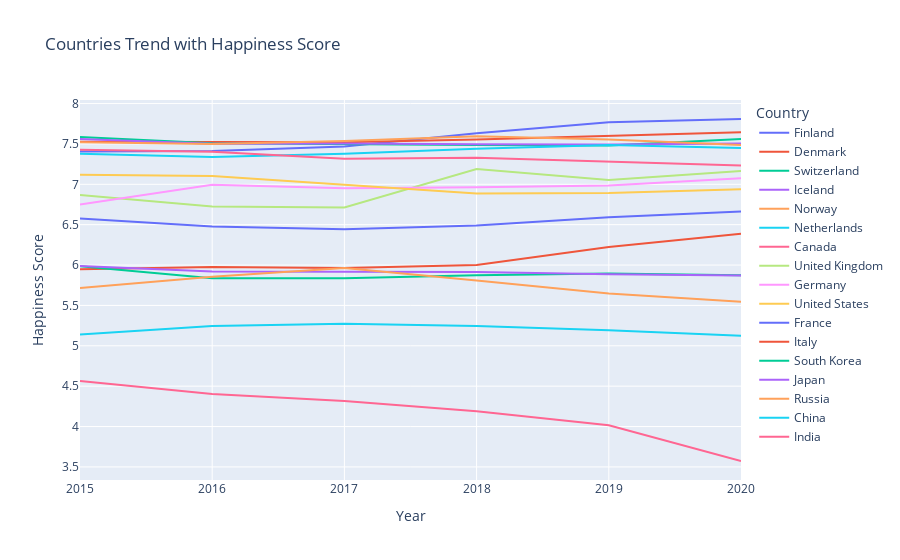
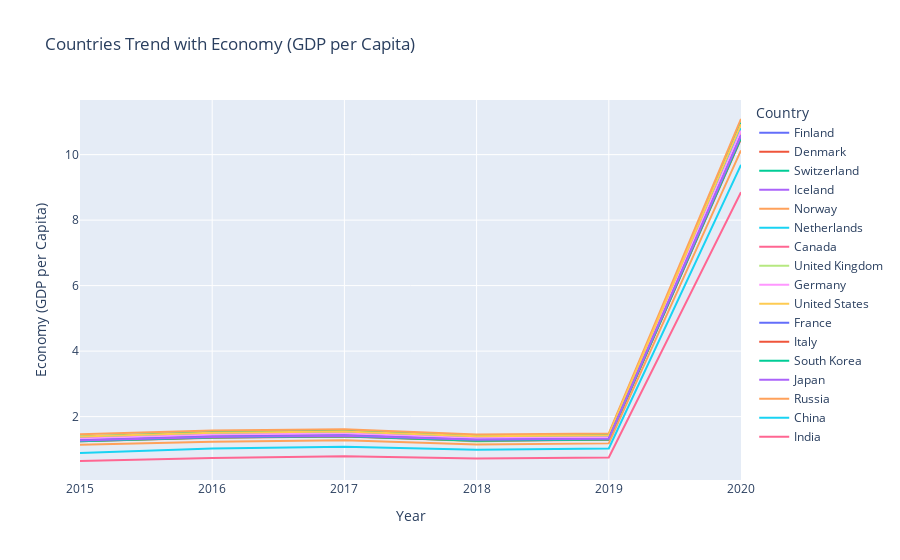
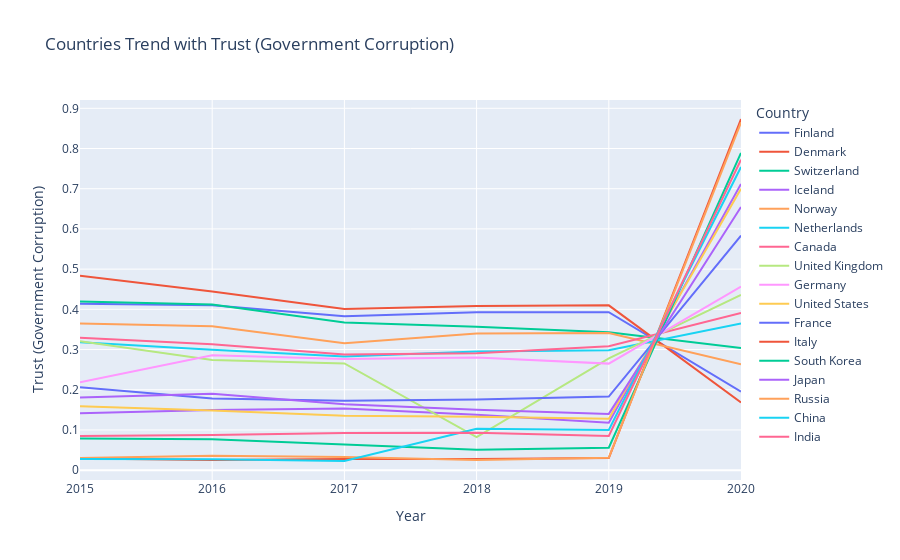

Notebook code for these charts, in order:
### Code cell
countries=['India','United States','United Kingdom','Russia','China','Canada','Germany','France','Switzerland', 'Iceland', 'Denmark', 'Norway', 'Finland',
       'Netherlands','Japan', 'South Korea','Italy']
df_i=df_all[df_all['Country'].isin(countries)]
fig=px.line(df_i,x='Year',y='Happiness Score',color='Country',title='Countries Trend with Happiness Score')
fig.show()

fig=px.line(df_i,x='Year',y='Economy (GDP per Capita)',color='Country',title='Countries Trend with Economy (GDP per Capita)')
fig.show()

fig=px.line(df_i,x='Year',y='Trust (Government Corruption)',color='Country',title='Countries Trend with Trust (Government Corruption)')
fig.show()

### Figure 1 — Plotly figure (JSON) as saved in the notebook; plotly's stock layout.template omitted (floating-point values rounded to 4 significant figures)
{"data": [{"hovertemplate": "Country=Finland<br>Year=%{x}<br>Happiness Score=%{y}<extra></extra>", "legendgroup": "Finland", "line": {"color": "#636efa", "dash": "solid"}, "mode": "lines", "name": "Finland", "orientation": "v", "showlegend": true, "type": "scatter", "x": [2020, 2019, 2018, 2017, 2016, 2015], "xaxis": "x", "y": [7.809, 7.769, 7.632, 7.469, 7.413, 7.406], "yaxis": "y"}, {"hovertemplate": "Country=Denmark<br>Year=%{x}<br>Happiness Score=%{y}<extra></extra>", "legendgroup": "Denmark", "line": {"color": "#EF553B", "dash": "solid"}, "mode": "lines", "name": "Denmark", "orientation": "v", "showlegend": true, "type": "scatter", "x": [2020, 2019, 2018, 2017, 2016, 2015], "xaxis": "x", "y": [7.646, 7.6, 7.555, 7.522, 7.526, 7.527], "yaxis": "y"}, {"hovertemplate": "Country=Switzerland<br>Year=%{x}<br>Happiness Score=%{y}<extra></extra>", "legendgroup": "Switzerland", "line": {"color": "#00cc96", "dash": "solid"}, "mode": "lines", "name": "Switzerland", "orientation": "v", "showlegend": true, "type": "scatter", "x": [2020, 2019, 2018, 2017, 2016, 2015], "xaxis": "x", "y": [7.56, 7.48, 7.487, 7.494, 7.509, 7.587], "yaxis": "y"}, {"hovertemplate": "Country=Iceland<br>Year=%{x}<br>Happiness Score=%{y}<extra></extra>", "legendgroup": "Iceland", "line": {"color": "#ab63fa", "dash": "solid"}, "mode": "lines", "name": "Iceland", "orientation": "v", "showlegend": true, "type": "scatter", "x": [2020, 2019, 2018, 2017, 2016, 2015], "xaxis": "x", "y": [7.504, 7.494, 7.495, 7.504, 7.501, 7.561], "yaxis": "y"}, {"hovertemplate": "Country=Norway<br>Year=%{x}<br>Happiness Score=%{y}<extra></extra>", "legendgroup": "Norway", "line": {"color": "#FFA15A", "dash": "solid"}, "mode": "lines", "name": "Norway", "orientation": "v", "showlegend": true, "type": "scatter", "x": [2020, 2019, 2018, 2017, 2016, 2015], "xaxis": "x", "y": [7.488, 7.554, 7.594, 7.537, 7.498, 7.522], "yaxis": "y"}, {"hovertemplate": "Country=Netherlands<br>Year=%{x}<br>Happiness Score=%{y}<extra></extra>", "legendgroup": "Netherlands", "line": {"color": "#19d3f3", "dash": "solid"}, "mode": "lines", "name": "Netherlands", "orientation": "v", "showlegend": true, "type": "scatter", "x": [2020, 2019, 2018, 2017, 2016, 2015], "xaxis": "x", "y": [7.449, 7.488, 7.441, 7.377, 7.339, 7.378], "yaxis": "y"}, {"hovertemplate": "Country=Canada<br>Year=%{x}<br>Happiness Score=%{y}<extra></extra>", "legendgroup": "Canada", "line": {"color": "#FF6692", "dash": "solid"}, "mode": "lines", "name": "Canada", "orientation": "v", "showlegend": true, "type": "scatter", "x": [2020, 2019, 2018, 2017, 2016, 2015], "xaxis": "x", "y": [7.232, 7.278, 7.328, 7.316, 7.404, 7.427], "yaxis": "y"}, {"hovertemplate": "Country=United Kingdom<br>Year=%{x}<br>Happiness Score=%{y}<extra></extra>", "legendgroup": "United Kingdom", "line": {"color": "#B6E880", "dash": "solid"}, "mode": "lines", "name": "United Kingdom", "orientation": "v", "showlegend": true, "type": "scatter", "x": [2020, 2019, 2018, 2017, 2016, 2015], "xaxis": "x", "y": [7.165, 7.054, 7.19, 6.714, 6.725, 6.867], "yaxis": "y"}, {"hovertemplate": "Country=Germany<br>Year=%{x}<br>Happiness Score=%{y}<extra></extra>", "legendgroup": "Germany", "line": {"color": "#FF97FF", "dash": "solid"}, "mode": "lines", "name": "Germany", "orientation": "v", "showlegend": true, "type": "scatter", "x": [2020, 2019, 2018, 2017, 2016, 2015], "xaxis": "x", "y": [7.076, 6.985, 6.965, 6.951, 6.994, 6.75], "yaxis": "y"}, {"hovertemplate": "Country=United States<br>Year=%{x}<br>Happiness Score=%{y}<extra></extra>", "legendgroup": "United States", "line": {"color": "#FECB52", "dash": "solid"}, "mode": "lines", "name": "United States", "orientation": "v", "showlegend": true, "type": "scatter", "x": [2020, 2019, 2018, 2017, 2016, 2015], "xaxis": "x", "y": [6.94, 6.892, 6.886, 6.993, 7.104, 7.119], "yaxis": "y"}, {"hovertemplate": "Country=France<br>Year=%{x}<br>Happiness Score=%{y}<extra></extra>", "legendgroup": "France", "line": {"color": "#636efa", "dash": "solid"}, "mode": "lines", "name": "France", "orientation": "v", "showlegend": true, "type": "scatter", "x": [2020, 2019, 2018, 2017, 2016, 2015], "xaxis": "x", "y": [6.664, 6.592, 6.489, 6.442, 6.478, 6.575], "yaxis": "y"}, {"hovertemplate": "Country=Italy<br>Year=%{x}<br>Happiness Score=%{y}<extra></extra>", "legendgroup": "Italy", "line": {"color": "#EF553B", "dash": "solid"}, "mode": "lines", "name": "Italy", "orientation": "v", "showlegend": true, "type": "scatter", "x": [2020, 2019, 2018, 2017, 2016, 2015], "xaxis": "x", "y": [6.387, 6.223, 6, 5.964, 5.977, 5.948], "yaxis": "y"}, {"hovertemplate": "Country=South Korea<br>Year=%{x}<br>Happiness Score=%{y}<extra></extra>", "legendgroup": "South Korea", "line": {"color": "#00cc96", "dash": "solid"}, "mode": "lines", "name": "South Korea", "orientation": "v", "showlegend": true, "type": "scatter", "x": [2020, 2019, 2018, 2017, 2016, 2015], "xaxis": "x", "y": [5.872, 5.895, 5.875, 5.838, 5.835, 5.984], "yaxis": "y"}, {"hovertemplate": "Country=Japan<br>Year=%{x}<br>Happiness Score=%{y}<extra></extra>", "legendgroup": "Japan", "line": {"color": "#ab63fa", "dash": "solid"}, "mode": "lines", "name": "Japan", "orientation": "v", "showlegend": true, "type": "scatter", "x": [2020, 2019, 2018, 2017, 2016, 2015], "xaxis": "x", "y": [5.871, 5.886, 5.915, 5.92, 5.921, 5.987], "yaxis": "y"}, {"hovertemplate": "Country=Russia<br>Year=%{x}<br>Happiness Score=%{y}<extra></extra>", "legendgroup": "Russia", "line": {"color": "#FFA15A", "dash": "solid"}, "mode": "lines", "name": "Russia", "orientation": "v", "showlegend": true, "type": "scatter", "x": [2020, 2019, 2018, 2017, 2016, 2015], "xaxis": "x", "y": [5.546, 5.648, 5.81, 5.963, 5.856, 5.716], "yaxis": "y"}, {"hovertemplate": "Country=China<br>Year=%{x}<br>Happiness Score=%{y}<extra></extra>", "legendgroup": "China", "line": {"color": "#19d3f3", "dash": "solid"}, "mode": "lines", "name": "China", "orientation": "v", "showlegend": true, "type": "scatter", "x": [2020, 2019, 2018, 2017, 2016, 2015], "xaxis": "x", "y": [5.124, 5.191, 5.246, 5.273, 5.245, 5.14], "yaxis": "y"}, {"hovertemplate": "Country=India<br>Year=%{x}<br>Happiness Score=%{y}<extra></extra>", "legendgroup": "India", "line": {"color": "#FF6692", "dash": "solid"}, "mode": "lines", "name": "India", "orientation": "v", "showlegend": true, "type": "scatter", "x": [2020, 2019, 2018, 2017, 2016, 2015], "xaxis": "x", "y": [3.573, 4.015, 4.19, 4.315, 4.404, 4.565], "yaxis": "y"}], "layout": {"legend": {"title": {"text": "Country"}, "tracegroupgap": 0}, "title": {"text": "Countries Trend with Happiness Score"}, "xaxis": {"anchor": "y", "domain": [0, 1], "title": {"text": "Year"}}, "yaxis": {"anchor": "x", "domain": [0, 1], "title": {"text": "Happiness Score"}}}}

### Figure 2 — Plotly figure (JSON) as saved in the notebook; plotly's stock layout.template omitted (floating-point values rounded to 4 significant figures)
{"data": [{"hovertemplate": "Country=Finland<br>Year=%{x}<br>Economy (GDP per Capita)=%{y}<extra></extra>", "legendgroup": "Finland", "line": {"color": "#636efa", "dash": "solid"}, "mode": "lines", "name": "Finland", "orientation": "v", "showlegend": true, "type": "scatter", "x": [2020, 2019, 2018, 2017, 2016, 2015], "xaxis": "x", "y": [10.64, 1.34, 1.305, 1.444, 1.406, 1.29], "yaxis": "y"}, {"hovertemplate": "Country=Denmark<br>Year=%{x}<br>Economy (GDP per Capita)=%{y}<extra></extra>", "legendgroup": "Denmark", "line": {"color": "#EF553B", "dash": "solid"}, "mode": "lines", "name": "Denmark", "orientation": "v", "showlegend": true, "type": "scatter", "x": [2020, 2019, 2018, 2017, 2016, 2015], "xaxis": "x", "y": [10.77, 1.383, 1.351, 1.482, 1.442, 1.325], "yaxis": "y"}, {"hovertemplate": "Country=Switzerland<br>Year=%{x}<br>Economy (GDP per Capita)=%{y}<extra></extra>", "legendgroup": "Switzerland", "line": {"color": "#00cc96", "dash": "solid"}, "mode": "lines", "name": "Switzerland", "orientation": "v", "showlegend": true, "type": "scatter", "x": [2020, 2019, 2018, 2017, 2016, 2015], "xaxis": "x", "y": [10.98, 1.452, 1.42, 1.565, 1.527, 1.397], "yaxis": "y"}, {"hovertemplate": "Country=Iceland<br>Year=%{x}<br>Economy (GDP per Capita)=%{y}<extra></extra>", "legendgroup": "Iceland", "line": {"color": "#ab63fa", "dash": "solid"}, "mode": "lines", "name": "Iceland", "orientation": "v", "showlegend": true, "type": "scatter", "x": [2020, 2019, 2018, 2017, 2016, 2015], "xaxis": "x", "y": [10.77, 1.38, 1.343, 1.481, 1.427, 1.302], "yaxis": "y"}, {"hovertemplate": "Country=Norway<br>Year=%{x}<br>Economy (GDP per Capita)=%{y}<extra></extra>", "legendgroup": "Norway", "line": {"color": "#FFA15A", "dash": "solid"}, "mode": "lines", "name": "Norway", "orientation": "v", "showlegend": true, "type": "scatter", "x": [2020, 2019, 2018, 2017, 2016, 2015], "xaxis": "x", "y": [11.09, 1.488, 1.456, 1.616, 1.577, 1.459], "yaxis": "y"}, {"hovertemplate": "Country=Netherlands<br>Year=%{x}<br>Economy (GDP per Capita)=%{y}<extra></extra>", "legendgroup": "Netherlands", "line": {"color": "#19d3f3", "dash": "solid"}, "mode": "lines", "name": "Netherlands", "orientation": "v", "showlegend": true, "type": "scatter", "x": [2020, 2019, 2018, 2017, 2016, 2015], "xaxis": "x", "y": [10.81, 1.396, 1.361, 1.504, 1.465, 1.329], "yaxis": "y"}, {"hovertemplate": "Country=Canada<br>Year=%{x}<br>Economy (GDP per Capita)=%{y}<extra></extra>", "legendgroup": "Canada", "line": {"color": "#FF6692", "dash": "solid"}, "mode": "lines", "name": "Canada", "orientation": "v", "showlegend": true, "type": "scatter", "x": [2020, 2019, 2018, 2017, 2016, 2015], "xaxis": "x", "y": [10.69, 1.365, 1.33, 1.479, 1.44, 1.326], "yaxis": "y"}, {"hovertemplate": "Country=United Kingdom<br>Year=%{x}<br>Economy (GDP per Capita)=%{y}<extra></extra>", "legendgroup": "United Kingdom", "line": {"color": "#B6E880", "dash": "solid"}, "mode": "lines", "name": "United Kingdom", "orientation": "v", "showlegend": true, "type": "scatter", "x": [2020, 2019, 2018, 2017, 2016, 2015], "xaxis": "x", "y": [10.6, 1.333, 1.244, 1.442, 1.403, 1.266], "yaxis": "y"}, {"hovertemplate": "Country=Germany<br>Year=%{x}<br>Economy (GDP per Capita)=%{y}<extra></extra>", "legendgroup": "Germany", "line": {"color": "#FF97FF", "dash": "solid"}, "mode": "lines", "name": "Germany", "orientation": "v", "showlegend": true, "type": "scatter", "x": [2020, 2019, 2018, 2017, 2016, 2015], "xaxis": "x", "y": [10.73, 1.373, 1.34, 1.488, 1.448, 1.328], "yaxis": "y"}, {"hovertemplate": "Country=United States<br>Year=%{x}<br>Economy (GDP per Capita)=%{y}<extra></extra>", "legendgroup": "United States", "line": {"color": "#FECB52", "dash": "solid"}, "mode": "lines", "name": "United States", "orientation": "v", "showlegend": true, "type": "scatter", "x": [2020, 2019, 2018, 2017, 2016, 2015], "xaxis": "x", "y": [10.93, 1.433, 1.398, 1.546, 1.508, 1.395], "yaxis": "y"}, {"hovertemplate": "Country=France<br>Year=%{x}<br>Economy (GDP per Capita)=%{y}<extra></extra>", "legendgroup": "France", "line": {"color": "#636efa", "dash": "solid"}, "mode": "lines", "name": "France", "orientation": "v", "showlegend": true, "type": "scatter", "x": [2020, 2019, 2018, 2017, 2016, 2015], "xaxis": "x", "y": [10.58, 1.324, 1.293, 1.431, 1.395, 1.278], "yaxis": "y"}, {"hovertemplate": "Country=Italy<br>Year=%{x}<br>Economy (GDP per Capita)=%{y}<extra></extra>", "legendgroup": "Italy", "line": {"color": "#EF553B", "dash": "solid"}, "mode": "lines", "name": "Italy", "orientation": "v", "showlegend": true, "type": "scatter", "x": [2020, 2019, 2018, 2017, 2016, 2015], "xaxis": "x", "y": [10.48, 1.294, 1.264, 1.395, 1.355, 1.251], "yaxis": "y"}, {"hovertemplate": "Country=South Korea<br>Year=%{x}<br>Economy (GDP per Capita)=%{y}<extra></extra>", "legendgroup": "South Korea", "line": {"color": "#00cc96", "dash": "solid"}, "mode": "lines", "name": "South Korea", "orientation": "v", "showlegend": true, "type": "scatter", "x": [2020, 2019, 2018, 2017, 2016, 2015], "xaxis": "x", "y": [10.51, 1.301, 1.266, 1.402, 1.359, 1.245], "yaxis": "y"}, {"hovertemplate": "Country=Japan<br>Year=%{x}<br>Economy (GDP per Capita)=%{y}<extra></extra>", "legendgroup": "Japan", "line": {"color": "#ab63fa", "dash": "solid"}, "mode": "lines", "name": "Japan", "orientation": "v", "showlegend": true, "type": "scatter", "x": [2020, 2019, 2018, 2017, 2016, 2015], "xaxis": "x", "y": [10.58, 1.327, 1.294, 1.417, 1.38, 1.271], "yaxis": "y"}, {"hovertemplate": "Country=Russia<br>Year=%{x}<br>Economy (GDP per Capita)=%{y}<extra></extra>", "legendgroup": "Russia", "line": {"color": "#FFA15A", "dash": "solid"}, "mode": "lines", "name": "Russia", "orientation": "v", "showlegend": true, "type": "scatter", "x": [2020, 2019, 2018, 2017, 2016, 2015], "xaxis": "x", "y": [10.13, 1.183, 1.151, 1.282, 1.232, 1.138], "yaxis": "y"}, {"hovertemplate": "Country=China<br>Year=%{x}<br>Economy (GDP per Capita)=%{y}<extra></extra>", "legendgroup": "China", "line": {"color": "#19d3f3", "dash": "solid"}, "mode": "lines", "name": "China", "orientation": "v", "showlegend": true, "type": "scatter", "x": [2020, 2019, 2018, 2017, 2016, 2015], "xaxis": "x", "y": [9.689, 1.029, 0.989, 1.081, 1.028, 0.8901], "yaxis": "y"}, {"hovertemplate": "Country=India<br>Year=%{x}<br>Economy (GDP per Capita)=%{y}<extra></extra>", "legendgroup": "India", "line": {"color": "#FF6692", "dash": "solid"}, "mode": "lines", "name": "India", "orientation": "v", "showlegend": true, "type": "scatter", "x": [2020, 2019, 2018, 2017, 2016, 2015], "xaxis": "x", "y": [8.85, 0.755, 0.721, 0.7922, 0.7404, 0.645], "yaxis": "y"}], "layout": {"legend": {"title": {"text": "Country"}, "tracegroupgap": 0}, "title": {"text": "Countries Trend with Economy (GDP per Capita)"}, "xaxis": {"anchor": "y", "domain": [0, 1], "title": {"text": "Year"}}, "yaxis": {"anchor": "x", "domain": [0, 1], "title": {"text": "Economy (GDP per Capita)"}}}}

### Figure 3 — Plotly figure (JSON) as saved in the notebook; plotly's stock layout.template omitted (floating-point values rounded to 4 significant figures)
{"data": [{"hovertemplate": "Country=Finland<br>Year=%{x}<br>Trust (Government Corruption)=%{y}<extra></extra>", "legendgroup": "Finland", "line": {"color": "#636efa", "dash": "solid"}, "mode": "lines", "name": "Finland", "orientation": "v", "showlegend": true, "type": "scatter", "x": [2020, 2019, 2018, 2017, 2016, 2015], "xaxis": "x", "y": [0.1954, 0.393, 0.393, 0.3826, 0.41, 0.4137], "yaxis": "y"}, {"hovertemplate": "Country=Denmark<br>Year=%{x}<br>Trust (Government Corruption)=%{y}<extra></extra>", "legendgroup": "Denmark", "line": {"color": "#EF553B", "dash": "solid"}, "mode": "lines", "name": "Denmark", "orientation": "v", "showlegend": true, "type": "scatter", "x": [2020, 2019, 2018, 2017, 2016, 2015], "xaxis": "x", "y": [0.1685, 0.41, 0.408, 0.4008, 0.4445, 0.4836], "yaxis": "y"}, {"hovertemplate": "Country=Switzerland<br>Year=%{x}<br>Trust (Government Corruption)=%{y}<extra></extra>", "legendgroup": "Switzerland", "line": {"color": "#00cc96", "dash": "solid"}, "mode": "lines", "name": "Switzerland", "orientation": "v", "showlegend": true, "type": "scatter", "x": [2020, 2019, 2018, 2017, 2016, 2015], "xaxis": "x", "y": [0.3037, 0.343, 0.357, 0.367, 0.412, 0.4198], "yaxis": "y"}, {"hovertemplate": "Country=Iceland<br>Year=%{x}<br>Trust (Government Corruption)=%{y}<extra></extra>", "legendgroup": "Iceland", "line": {"color": "#ab63fa", "dash": "solid"}, "mode": "lines", "name": "Iceland", "orientation": "v", "showlegend": true, "type": "scatter", "x": [2020, 2019, 2018, 2017, 2016, 2015], "xaxis": "x", "y": [0.7117, 0.118, 0.138, 0.1535, 0.1497, 0.1414], "yaxis": "y"}, {"hovertemplate": "Country=Norway<br>Year=%{x}<br>Trust (Government Corruption)=%{y}<extra></extra>", "legendgroup": "Norway", "line": {"color": "#FFA15A", "dash": "solid"}, "mode": "lines", "name": "Norway", "orientation": "v", "showlegend": true, "type": "scatter", "x": [2020, 2019, 2018, 2017, 2016, 2015], "xaxis": "x", "y": [0.2632, 0.341, 0.34, 0.316, 0.3578, 0.365], "yaxis": "y"}, {"hovertemplate": "Country=Netherlands<br>Year=%{x}<br>Trust (Government Corruption)=%{y}<extra></extra>", "legendgroup": "Netherlands", "line": {"color": "#19d3f3", "dash": "solid"}, "mode": "lines", "name": "Netherlands", "orientation": "v", "showlegend": true, "type": "scatter", "x": [2020, 2019, 2018, 2017, 2016, 2015], "xaxis": "x", "y": [0.3647, 0.298, 0.295, 0.2827, 0.2993, 0.3181], "yaxis": "y"}, {"hovertemplate": "Country=Canada<br>Year=%{x}<br>Trust (Government Corruption)=%{y}<extra></extra>", "legendgroup": "Canada", "line": {"color": "#FF6692", "dash": "solid"}, "mode": "lines", "name": "Canada", "orientation": "v", "showlegend": true, "type": "scatter", "x": [2020, 2019, 2018, 2017, 2016, 2015], "xaxis": "x", "y": [0.3908, 0.308, 0.291, 0.2874, 0.3133, 0.3296], "yaxis": "y"}, {"hovertemplate": "Country=United Kingdom<br>Year=%{x}<br>Trust (Government Corruption)=%{y}<extra></extra>", "legendgroup": "United Kingdom", "line": {"color": "#B6E880", "dash": "solid"}, "mode": "lines", "name": "United Kingdom", "orientation": "v", "showlegend": true, "type": "scatter", "x": [2020, 2019, 2018, 2017, 2016, 2015], "xaxis": "x", "y": [0.4359, 0.278, 0.082, 0.2654, 0.274, 0.3207], "yaxis": "y"}, {"hovertemplate": "Country=Germany<br>Year=%{x}<br>Trust (Government Corruption)=%{y}<extra></extra>", "legendgroup": "Germany", "line": {"color": "#FF97FF", "dash": "solid"}, "mode": "lines", "name": "Germany", "orientation": "v", "showlegend": true, "type": "scatter", "x": [2020, 2019, 2018, 2017, 2016, 2015], "xaxis": "x", "y": [0.4564, 0.265, 0.28, 0.2767, 0.2855, 0.2184], "yaxis": "y"}, {"hovertemplate": "Country=United States<br>Year=%{x}<br>Trust (Government Corruption)=%{y}<extra></extra>", "legendgroup": "United States", "line": {"color": "#FECB52", "dash": "solid"}, "mode": "lines", "name": "United States", "orientation": "v", "showlegend": true, "type": "scatter", "x": [2020, 2019, 2018, 2017, 2016, 2015], "xaxis": "x", "y": [0.6997, 0.128, 0.133, 0.1356, 0.1487, 0.1589], "yaxis": "y"}, {"hovertemplate": "Country=France<br>Year=%{x}<br>Trust (Government Corruption)=%{y}<extra></extra>", "legendgroup": "France", "line": {"color": "#636efa", "dash": "solid"}, "mode": "lines", "name": "France", "orientation": "v", "showlegend": true, "type": "scatter", "x": [2020, 2019, 2018, 2017, 2016, 2015], "xaxis": "x", "y": [0.5835, 0.183, 0.176, 0.1725, 0.1781, 0.2065], "yaxis": "y"}, {"hovertemplate": "Country=Italy<br>Year=%{x}<br>Trust (Government Corruption)=%{y}<extra></extra>", "legendgroup": "Italy", "line": {"color": "#EF553B", "dash": "solid"}, "mode": "lines", "name": "Italy", "orientation": "v", "showlegend": true, "type": "scatter", "x": [2020, 2019, 2018, 2017, 2016, 2015], "xaxis": "x", "y": [0.8734, 0.03, 0.028, 0.02803, 0.02556, 0.02901], "yaxis": "y"}, {"hovertemplate": "Country=South Korea<br>Year=%{x}<br>Trust (Government Corruption)=%{y}<extra></extra>", "legendgroup": "South Korea", "line": {"color": "#00cc96", "dash": "solid"}, "mode": "lines", "name": "South Korea", "orientation": "v", "showlegend": true, "type": "scatter", "x": [2020, 2019, 2018, 2017, 2016, 2015], "xaxis": "x", "y": [0.7891, 0.056, 0.051, 0.06328, 0.07716, 0.07857], "yaxis": "y"}, {"hovertemplate": "Country=Japan<br>Year=%{x}<br>Trust (Government Corruption)=%{y}<extra></extra>", "legendgroup": "Japan", "line": {"color": "#ab63fa", "dash": "solid"}, "mode": "lines", "name": "Japan", "orientation": "v", "showlegend": true, "type": "scatter", "x": [2020, 2019, 2018, 2017, 2016, 2015], "xaxis": "x", "y": [0.6546, 0.14, 0.15, 0.1638, 0.1898, 0.1806], "yaxis": "y"}, {"hovertemplate": "Country=Russia<br>Year=%{x}<br>Trust (Government Corruption)=%{y}<extra></extra>", "legendgroup": "Russia", "line": {"color": "#FFA15A", "dash": "solid"}, "mode": "lines", "name": "Russia", "orientation": "v", "showlegend": true, "type": "scatter", "x": [2020, 2019, 2018, 2017, 2016, 2015], "xaxis": "x", "y": [0.8648, 0.031, 0.025, 0.03296, 0.03586, 0.03005], "yaxis": "y"}, {"hovertemplate": "Country=China<br>Year=%{x}<br>Trust (Government Corruption)=%{y}<extra></extra>", "legendgroup": "China", "line": {"color": "#19d3f3", "dash": "solid"}, "mode": "lines", "name": "China", "orientation": "v", "showlegend": true, "type": "scatter", "x": [2020, 2019, 2018, 2017, 2016, 2015], "xaxis": "x", "y": [0.754, 0.1, 0.103, 0.02279, 0.02745, 0.02781], "yaxis": "y"}, {"hovertemplate": "Country=India<br>Year=%{x}<br>Trust (Government Corruption)=%{y}<extra></extra>", "legendgroup": "India", "line": {"color": "#FF6692", "dash": "solid"}, "mode": "lines", "name": "India", "orientation": "v", "showlegend": true, "type": "scatter", "x": [2020, 2019, 2018, 2017, 2016, 2015], "xaxis": "x", "y": [0.772, 0.085, 0.093, 0.09223, 0.08722, 0.08492], "yaxis": "y"}], "layout": {"legend": {"title": {"text": "Country"}, "tracegroupgap": 0}, "title": {"text": "Countries Trend with Trust (Government Corruption)"}, "xaxis": {"anchor": "y", "domain": [0, 1], "title": {"text": "Year"}}, "yaxis": {"anchor": "x", "domain": [0, 1], "title": {"text": "Trust (Government Corruption)"}}}}
